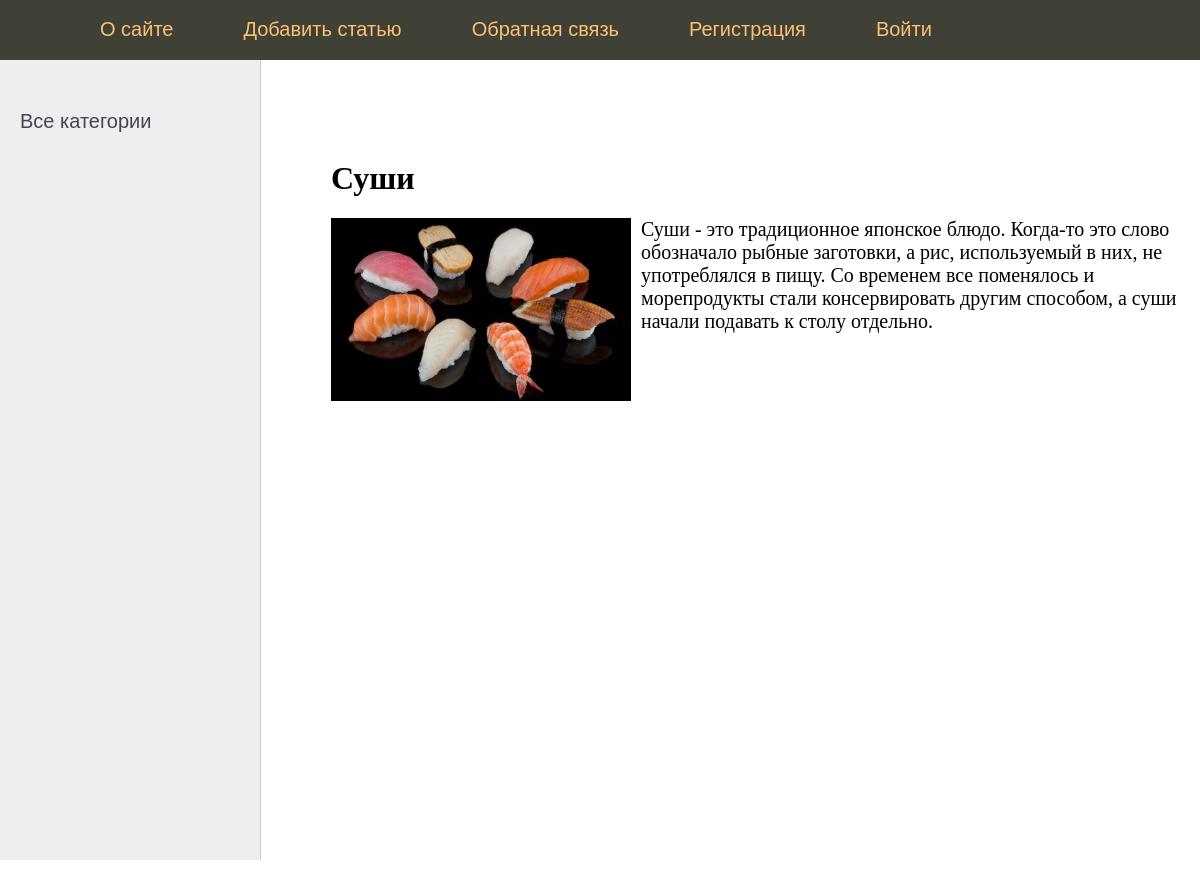
The app's page /post/2/ with its own data.
### app/models.py (models this page shows, shortened)
class Bake(models.Model):
    title = models.CharField(max_length=255)
    content = models.TextField(blank=True)
    photo = models.ImageField(upload_to="photos/%Y/%m/%d/")
    time_create = models.DateTimeField(auto_now=True)
    time_update = models.DateTimeField(auto_now=True)
    is_published = models.BooleanField(default=True)
    cat = models.ForeignKey('Category', on_delete=models.PROTECT, null=True)

### app/views.py (the view)
# urls.py: path('post/<int:post_id>/', show_post, name='post'),
def show_post(request, post_id):
    post = get_object_or_404(Bake, pk=post_id)
    data = {
        'post': post,
        'menu': menu,
        'title': post.title,
        'cat_selected': post.cat_id
    }
    return render(request, 'post.html', context=data)

### templates/post.html
{% extends 'base.html' %}
{% block content %}
<h1>{{post.title}}</h1>
{% if post.photo %}
<p> <img class="img-article-left" src="{{post.photo.url}}" </p>
{% endif %}
{{post.content|linebreaks}}
{% endblock %}

### static/css/styles.css (style rules this page uses)
html, body { font-family: 'Arial'; margin: 0; padding: 0; height: 100%; width: 100%; color: #444; }
img { max-width: 600px; height: auto; }
img.img-article-left { max-width: 300px; height: auto; float: left; padding: 0 10px 10px 0; }
.content-text h1 { font-size: 32px; }

### records on screen
Bake: title "Суши", photo (picture), content "Суши - это традиционное японское блюдо. Когда-то это слово обозначало рыбные заготовки, а рис, используемый в них, не употреблялся в пищу. Со временем все поменялось и морепродукты стали консервировать другим способом, а суши начали подавать к столу отдельно."

### other values on screen
{{ m.title }} "О сайте" "Добавить статью" "Обратная связь" "Регистрация" "Войти"
